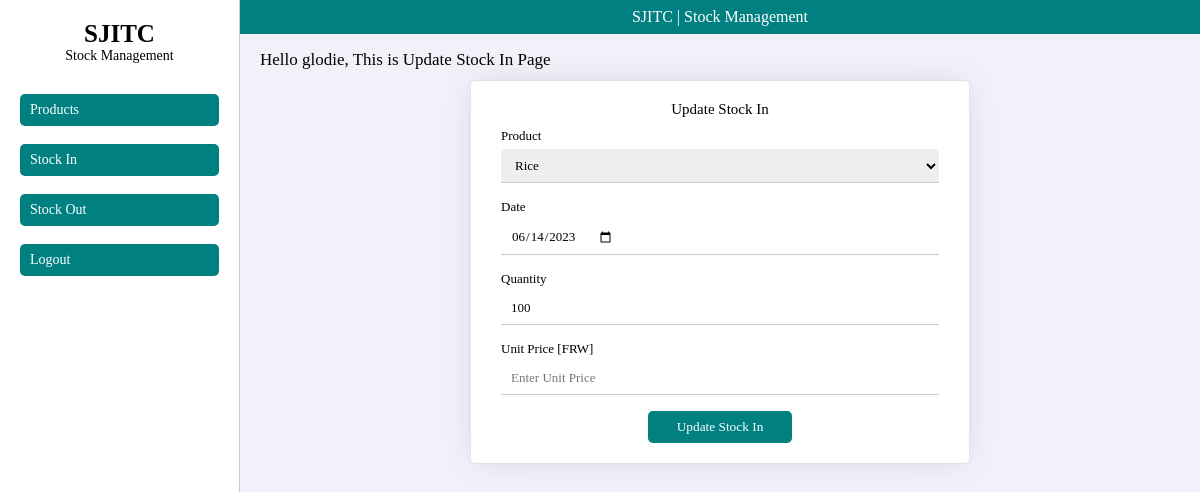
Screenshot of /dashboard/update_stockin.php?id=3 (signed in) with the database file from the repository.
### tables this page shows
CREATE TABLE `stock_out` (
  `SO_Id` int(11) NOT NULL,
  `Product_Id` int(11) DEFAULT NULL,
  `Date` date DEFAULT NULL,
  `Quantity` int(11) DEFAULT NULL
);

CREATE TABLE `products` (
  `ProductId` int(11) NOT NULL,
  `Product_Name` varchar(255) NOT NULL
);

### dashboard/update_stockin.php (the view, shortened to what this page needs)
<?php
  include '../config.php';
  if(isset($_GET['id'])){
    $id = $_GET['id'];
    $slct = mysqli_query($con, "SELECT * FROM stock_out WHERE SO_Id = '$id'");
    $fetchslct = mysqli_fetch_array($slct);
    $productid = $fetchslct['Product_Id'];
    $date = $fetchslct['Date'];
    $qty = $fetchslct['Quantity'];
    $price = $fetchslct['Unit_Price'];
  }
?>
<!DOCTYPE html>
<html lang="en">
<head>
  <link rel="stylesheet" href="../css/style.css">
</head>
<body>
  <div class="dashboard">
    <?php include 'nav.php'?>
    <main>
      <div class="top">SJITC | Stock Management</div>
      <h1 class="greet">Hello <?php echo $_SESSION['logs'];?>, This is Update Stock In Page</h1>
      <form method="POST">
        <p>Update Stock In</p>
        <label for="">Product</label>
        <select name="productid" required id="">
          <?php
            $optionQry = mysqli_query($con, "SELECT * FROM products");
            while($fOption = mysqli_fetch_array($optionQry)){
              $prodName = $fOption['Product_Name'];
              $prodId = $fOption['ProductId'];
          ?>
          <option <?php if($prodId == $productid){echo 'selected';} ?> value="<?php echo $prodId?>"><?php echo $prodName?></option>
          <?php } ?>
        </select>
        <label for="">Date</label>
        <input type="date" value="<?php echo $date?>" name="date" required required id="">
        <label for="">Quantity</label>
        <input type="number" value="<?php echo $qty?>" name="qty" placeholder="Enter Quantity" required min="0" id="">
        <label for="">Unit Price [FRW]</label>
        <input type="number"  value="<?php echo $price?>" name="price" placeholder="Enter Unit Price" required min="0" id="">
        <button type="submit" name="add">Update Stock In</button>
      </form>
    </main>
  </div>
</body>
</html>

### css/style.css (style rules this page uses)
* { margin: 0; padding: 0; box-sizing: border-box; font-family: poppins; }
body { height: 100vh; background: #f1f1fa; -webkit-print-color-adjust: exact; }
form { box-shadow: 0 0 30px -10px rgba(128, 128, 128, 0.411); border-radius: 5px; width: 500px; padding: 20px 30px; border: 1px solid #e4e4e4; background: white; }
form input, form select { display: flex; border: none; border-bottom: 1px solid #ccc; width: 100%; padding: 8px 10px; outline: none; font-size: 13px; margin-bottom: 16px; }
form label { font-size: 13px; display: flex; margin-bottom: 5px; }
form p { text-align: center; font-size: 15px; margin-bottom: 10px; }
form button { border: none; padding: 8px 29px; display: flex; margin: 0 auto; background: teal; border-radius: 5px; color: white; cursor: pointer; }
.dashboard { height: 100vh; display: grid; grid-template-columns: 20% 80%; }
.dashboard main { padding: 50px 20px 20px; position: relative; }
.dashboard main .top { width: 100%; position: absolute; width: 100%; top: 0; left: 0; padding: 8px; text-align: center; background: teal; color: white; }
.greet { font-size: 17px; font-weight: 500; }
main form { margin: 10px auto; }

### rows the page displays
stock_out: productid "Rice", date "06/14/2023", qty "100"

### other values shown
$_SESSION['logs'] "glodie"
